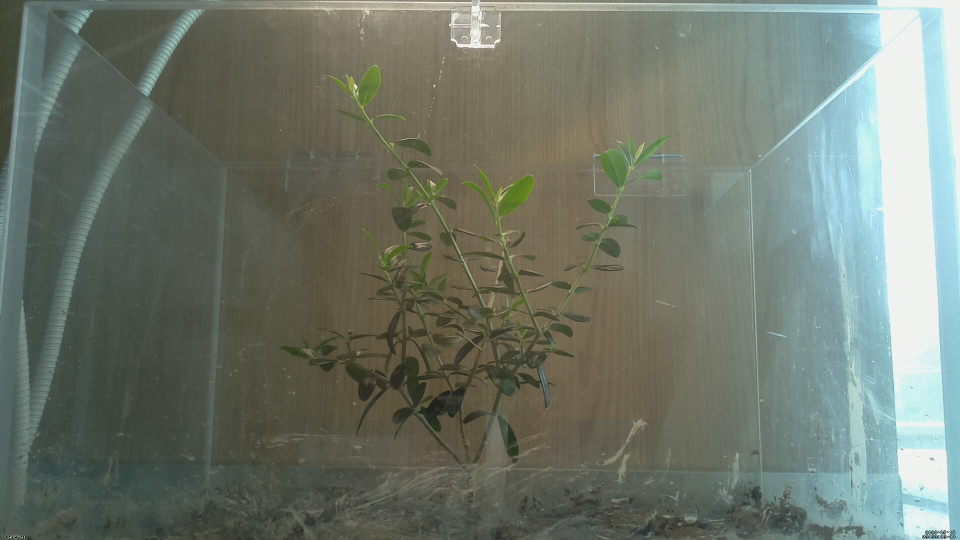
#> input picture object2.jpg, 1920 x 1080 px (shown at 1/2 size)
$ python image4.py
#> lines starting #> are read from the running program, lines starting #| are printed output that depends on the picture; after the words box and inside, x2 and y2 are one past the last pixel; in counts of white or black regions, pixels touching at a corner belong together
# [16 lines of commented-out code are left out]


import cv2

src = cv2.imread("object2.jpg")
#> src is the input picture: shape (1080, 1920, 3); mean B, G, R 108.1, 119.2, 111.2
gray = cv2.cvtColor(src, cv2.COLOR_BGR2GRAY)
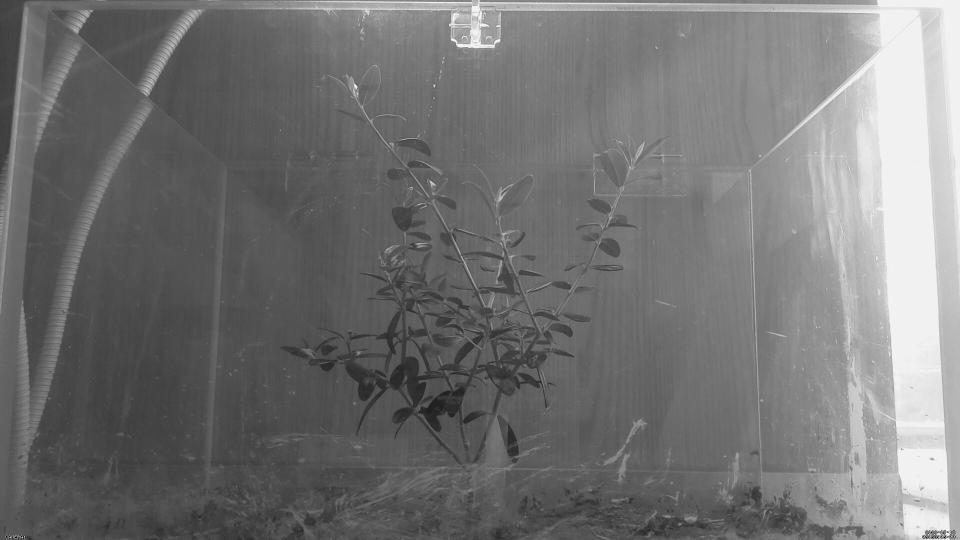
#> gray: shape (1080, 1920) (shown at 1/2 size); min 1, max 255, mean 115.6
binary = cv2.adaptiveThreshold(gray, 255, cv2.ADAPTIVE_THRESH_MEAN_C | cv2.ADAPTIVE_THRESH_GAUSSIAN_C, cv2.THRESH_BINARY, 467,20)
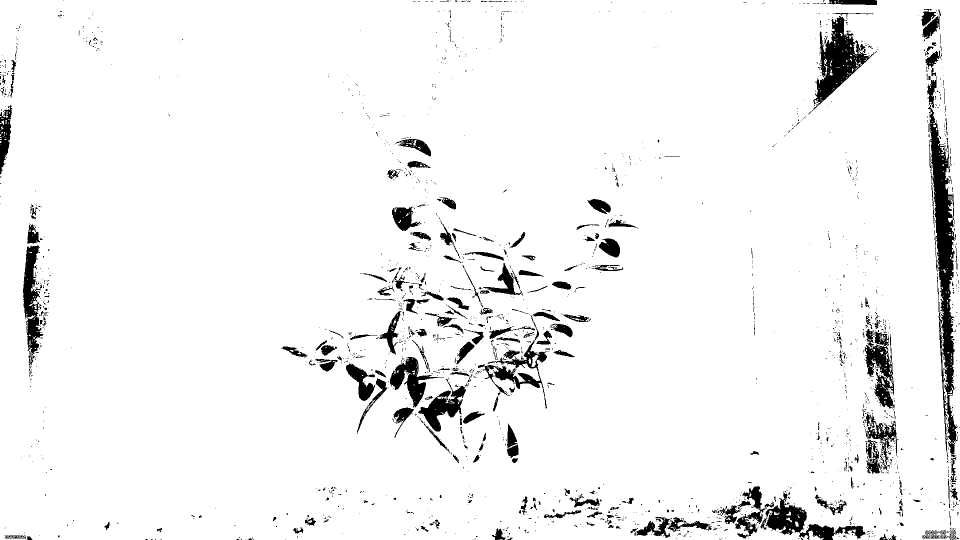
#> binary: shape (1080, 1920) (shown at 1/2 size); 94.9% white; 2000 black regions (1744 under 20 px), largest, box (x1, y1, x2, y2) and area: (1856, 210, 1916, 921) 14966, (1624, 32, 1754, 222) 8297, (1521, 983, 1731, 1080) 5643

cv2.imshow("gray", gray)
cv2.imshow("binary", binary)
cv2.waitKey(0)
cv2.destroyAllWindows()

$ run again, with object.jpg copied over object2.jpg
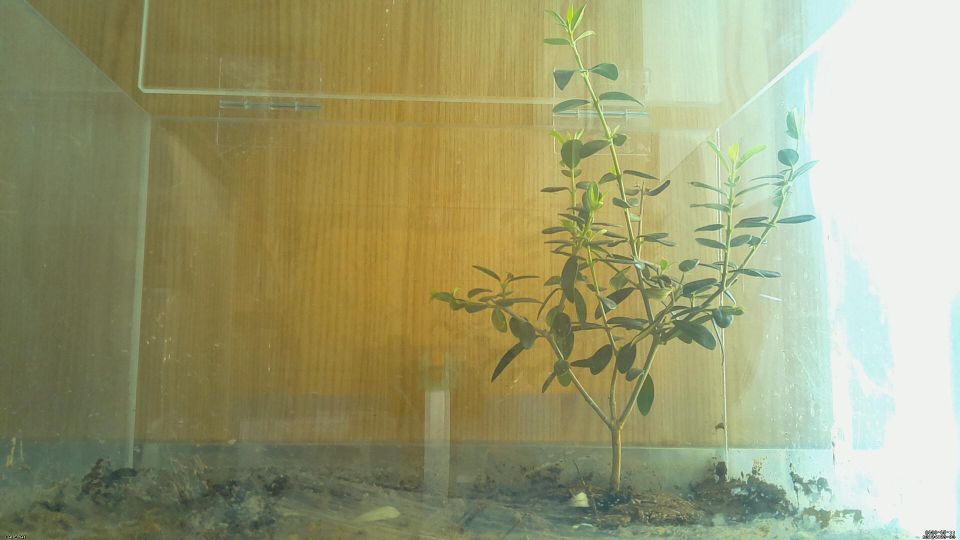
#> input picture object.jpg, 1920 x 1080 px (shown at 1/2 size)
#> src is the input picture: shape (1080, 1920, 3); mean B, G, R 117, 157.1, 156.6
#> `gray = cv2.cvtColor(src, cv2.COLOR_BGR2GRAY)`:
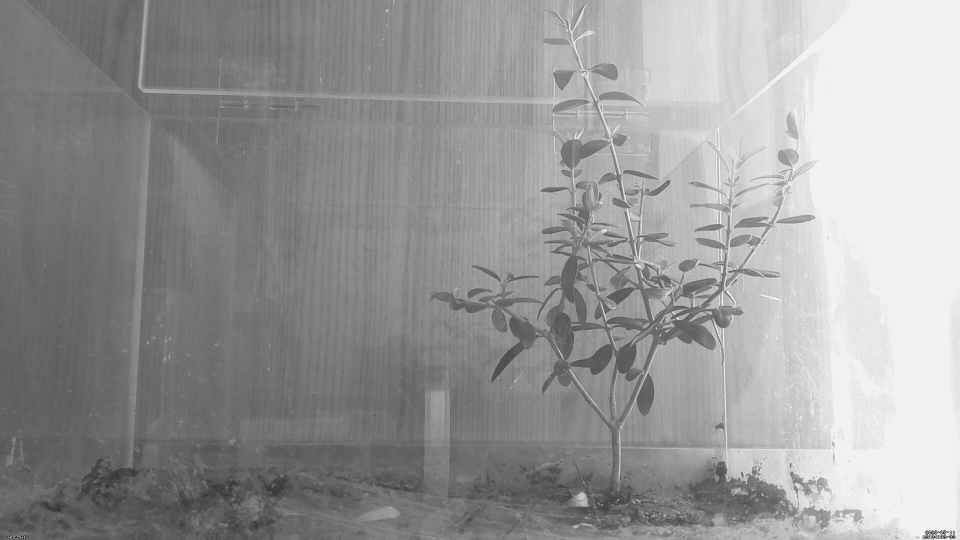
#> gray: shape (1080, 1920) (shown at 1/2 size); min 0, max 255, mean 152.4
#> `binary = cv2.adaptiveThreshold(gray, 255, cv2.ADAPTIVE_THRESH_MEAN_C |..`:
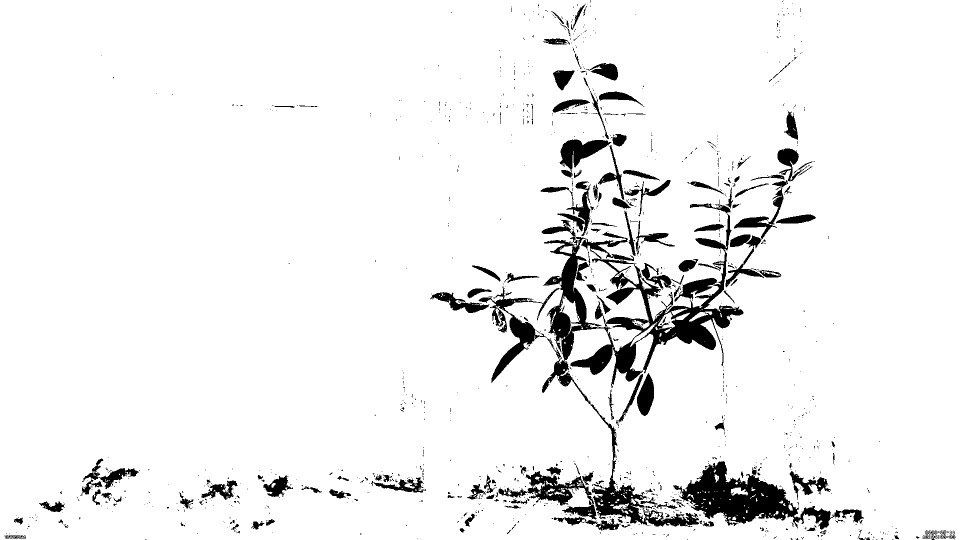
#> binary: shape (1080, 1920) (shown at 1/2 size); 93.8% white; 1199 black regions (1022 under 20 px), largest, box (x1, y1, x2, y2) and area: (957, 407, 1487, 1054) 48951, (1346, 922, 1728, 1059) 17484, (997, 942, 1193, 1039) 5210

$ run again, with back.jpg copied over object2.jpg
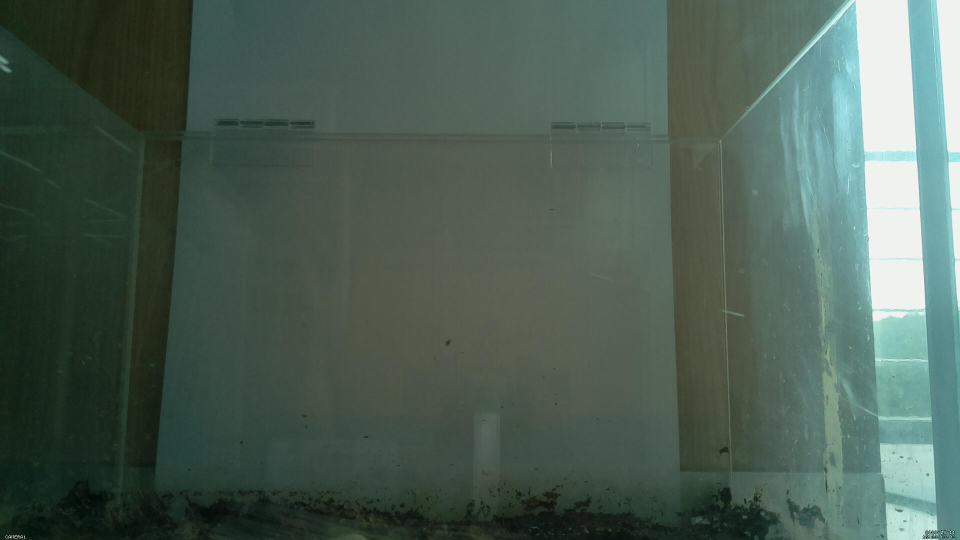
#> input picture back.jpg, 1920 x 1080 px (shown at 1/2 size)
#> src is the input picture: shape (1080, 1920, 3); mean B, G, R 84.3, 94.6, 76.4
#> `gray = cv2.cvtColor(src, cv2.COLOR_BGR2GRAY)`:
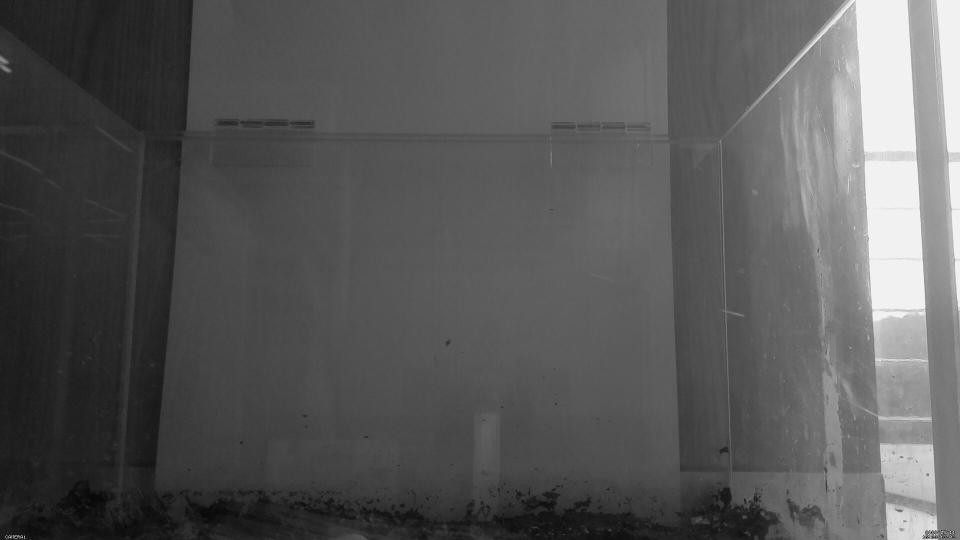
#> gray: shape (1080, 1920) (shown at 1/2 size); min 2, max 253, mean 88
#> `binary = cv2.adaptiveThreshold(gray, 255, cv2.ADAPTIVE_THRESH_MEAN_C |..`:
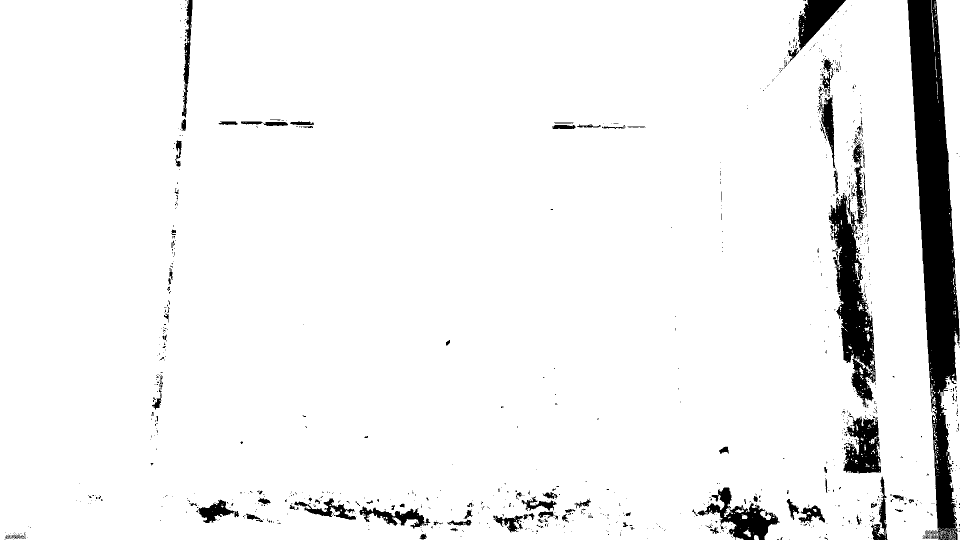
#> binary: shape (1080, 1920) (shown at 1/2 size); 94.4% white; 1036 black regions (915 under 20 px), largest, box (x1, y1, x2, y2) and area: (1815, 0, 1920, 1080) 54767, (1657, 386, 1752, 815) 17197, (1395, 975, 1560, 1080) 6042

$ run again, with image2.jpg copied over object2.jpg
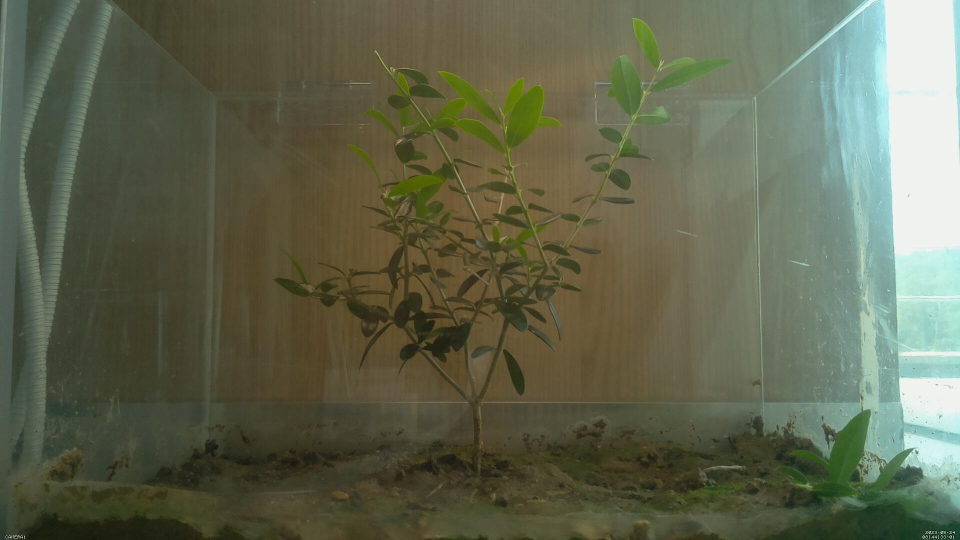
#> input picture image2.jpg, 1920 x 1080 px (shown at 1/2 size)
#> src is the input picture: shape (1080, 1920, 3); mean B, G, R 78.4, 101, 96.9
#> `gray = cv2.cvtColor(src, cv2.COLOR_BGR2GRAY)`:
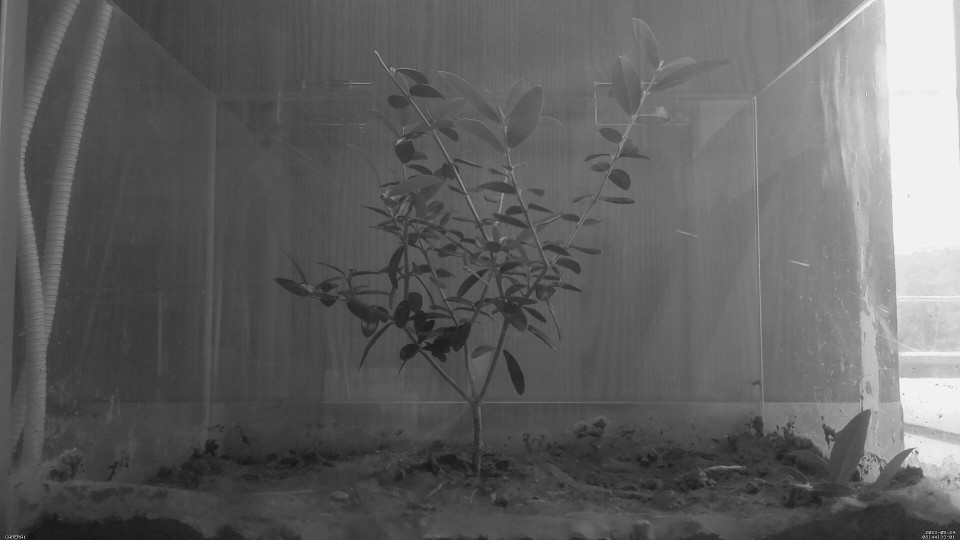
#> gray: shape (1080, 1920) (shown at 1/2 size); min 2, max 254, mean 97.2
#> `binary = cv2.adaptiveThreshold(gray, 255, cv2.ADAPTIVE_THRESH_MEAN_C |..`:
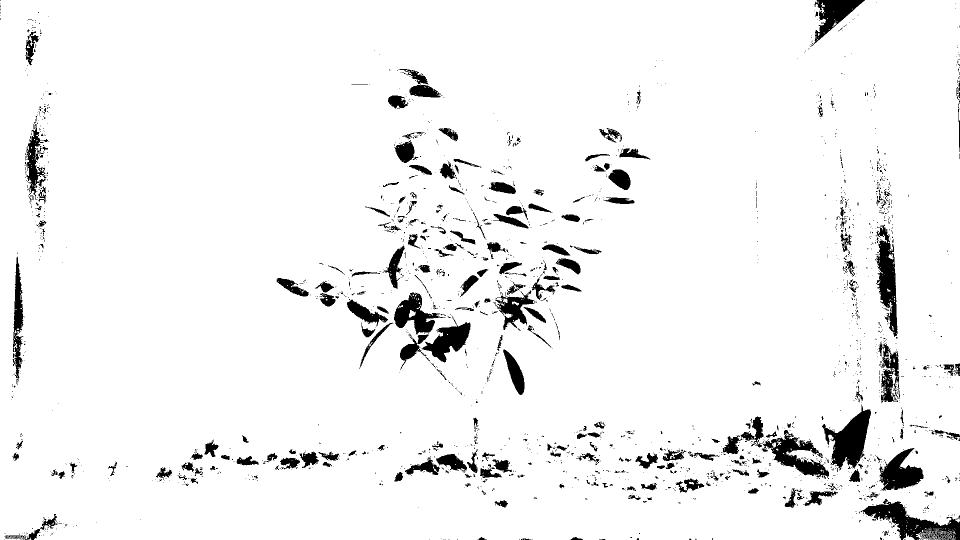
#> binary: shape (1080, 1920) (shown at 1/2 size); 94.8% white; 2018 black regions (1726 under 20 px), largest, box (x1, y1, x2, y2) and area: (1721, 998, 1920, 1080) 6265, (1644, 809, 1742, 940) 5909, (1750, 449, 1795, 674) 4976
